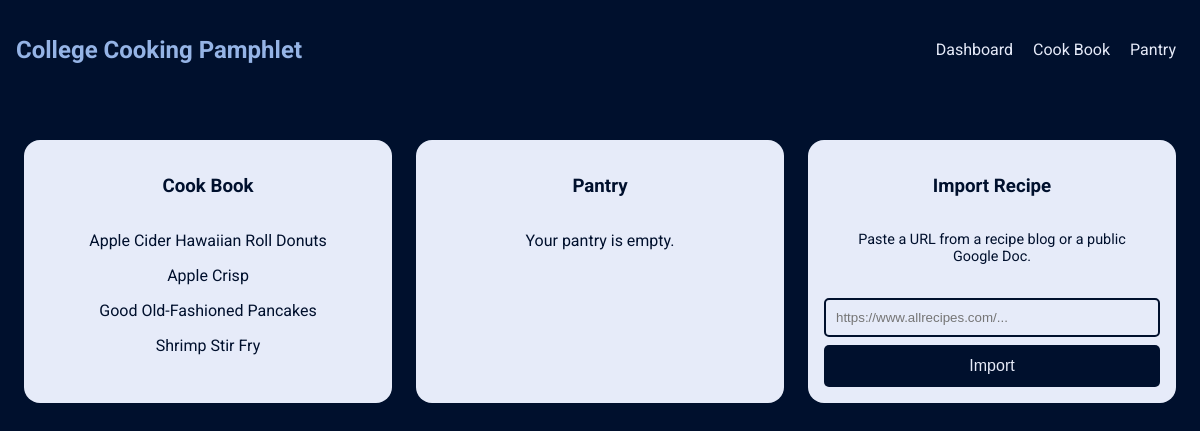
Before: / with the older database file.
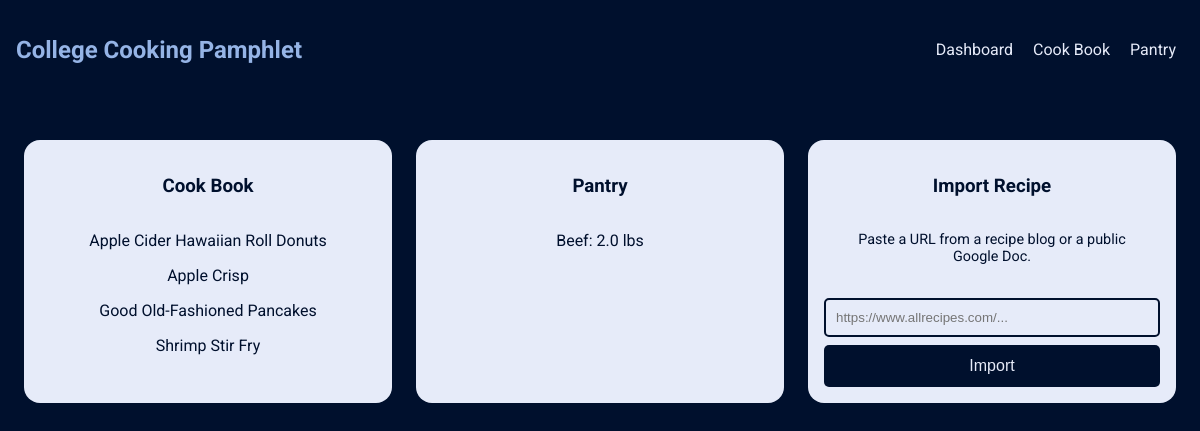
After: the same page with the newer database file.
### tables this page shows
CREATE TABLE recipes(id INTEGER PRIMARY KEY, name TEXT UNIQUE, description TEXT, ingredients TEXT, instructions TEXT, image_url TEXT);

CREATE TABLE inventory(id INTEGER PRIMARY KEY, name TEXT, quantity REAL, unit TEXT);

### webserver.py (the view)
@app.route("/")
def index():
    all_recipes = sqlite.get_all_recipes()
    inventory_items = sqlite.get_all_inventory()
    return render_template("index.html", recipes=all_recipes, inventory=inventory_items)

### sqlite.py (called while the page is built)
def get_all_recipes():
	try:
		conn = sqlite3.connect("database.db")
		c = conn.cursor()
		c.execute("SELECT name, description, image_url from recipes ORDER BY name")
		return c.fetchall()
	except Error as e:
		print(e)
	finally:
		if conn:
			conn.close()

def get_all_inventory():
	try:
		conn = sqlite3.connect("database.db")
		c = conn.cursor()
		c.execute("SELECT * from inventory ORDER BY name")
		return c.fetchall()
	except Error as e:
		print(e)
	finally:
		if conn:
			conn.close()

### templates/index.html (shortened to what this page needs)
<!DOCTYPE html>
<html lang="en">
<head>
    <link rel="stylesheet" href="/static/styles.css" />
    <link rel="stylesheet" href="/static/index.css" />
</head>
<body>
  <header>
    <h2 class="title"><a href="/">College Cooking Pamphlet</a></h2>
    <div class="links">
      <a href="/">Dashboard</a>
      <a href="/cookbook">Cook Book</a>
      <a href="/pantry">Pantry</a>
    </div>
  </header>
  <div class="dashboard">
    <div class="recipes">
      <h3><a href="/cookbook">Cook Book</a></h3>
      <div class="recipeList">
        {% for recipe in recipes %}
          <a href="{{ url_for('recipe', recipe_name=recipe[0]) }}"><p>{{ recipe[0] }}</p></a>
        {% else %}
          <p>No recipes found. Try importing one!</p>
        {% endfor %}
      </div>
    </div>
    <div class="inventory">
      <h3><a href="/pantry">Pantry</a></h3>
      <div class="inventoryList">
        {% for item in inventory %}
          <p>{{ item[1] }}: {{ item[2] }} {{ item[3] }}</p>
        {% else %}
          <p>Your pantry is empty.</p>
        {% endfor %}
      </div>
    </div>
    <div class="import-recipe">
      <h3>Import Recipe</h3>
      <p>Paste a URL from a recipe blog or a public Google Doc.</p>
      <form action="/import/url" method="POST" class="import-form">
        <input type="url" name="recipe_url" placeholder="https://www.allrecipes.com/..." required>
        <button type="submit">Import</button>
      </form>
    </div>
  </div>
</body>
</html>

### static/styles.css (style rules this page uses)
body { margin: 0; padding: 0.5rem; font-family: "Roboto"; background-color:#00102d; text-align: center; color: #e6ebf9; }
header { padding: 0.5rem; margin-bottom: 2rem; display: flex; justify-content: space-between; align-items: center; }
p { margin: 0; }
a { text-decoration: none; }
.links a { color: #e6ebf9; padding: 0.5rem; transition: color 0.2s ease-in-out; }
.title a { color: #95b4e6; }

### static/index.css (style rules this page uses)
.dashboard { display: grid; grid-template-columns: repeat(auto-fill, minmax(300px, 1fr)); gap: 1.5rem; max-width: 1200px; margin: auto; padding: 1rem; }
.dashboard a { color: #00102d; }
.recipes, .inventory { background-color: #e6ebf9; color: #00102d; padding: 1rem; border-radius: 1rem; overflow: hidden; text-decoration: none; transition: transform 0.2s ease-in-out; }
.recipes a, .inventory a { transition: color 0.2s ease-in-out; }
.recipeList, .inventoryList { padding: 1rem; }
.recipeList p, .inventoryList p { padding-bottom: 1rem; }
.import-recipe { display: flex; flex-direction: column; background-color: #e6ebf9; color: #00102d; border-radius: 1rem; padding: 1rem; text-align: center; transition: transform 0.2s ease-in-out; }
.import-recipe p { padding: 1rem; font-size: 0.9em; color: #00102d; }
.import-form { display: flex; flex-direction: column; gap: 0.5rem; margin-top: auto; }
.import-form button { padding: 12px; background-color: #00102d; color: #e6ebf9; border: none; border-radius: 5px; cursor: pointer; font-size: 1em; transition: background-color 0.2s ease-in-out; }
.import-form input { background-color: #e6ebf9; padding: 10px; border: 2px solid #00102d; border-radius: 5px; transition: border 0.2s ease-in-out; }

Changed rows visible on the page:
added inventory: name "Beef", quantity "2.0", unit "lbs"
Other visible differences:
text no longer shown: "Your pantry is empty."
